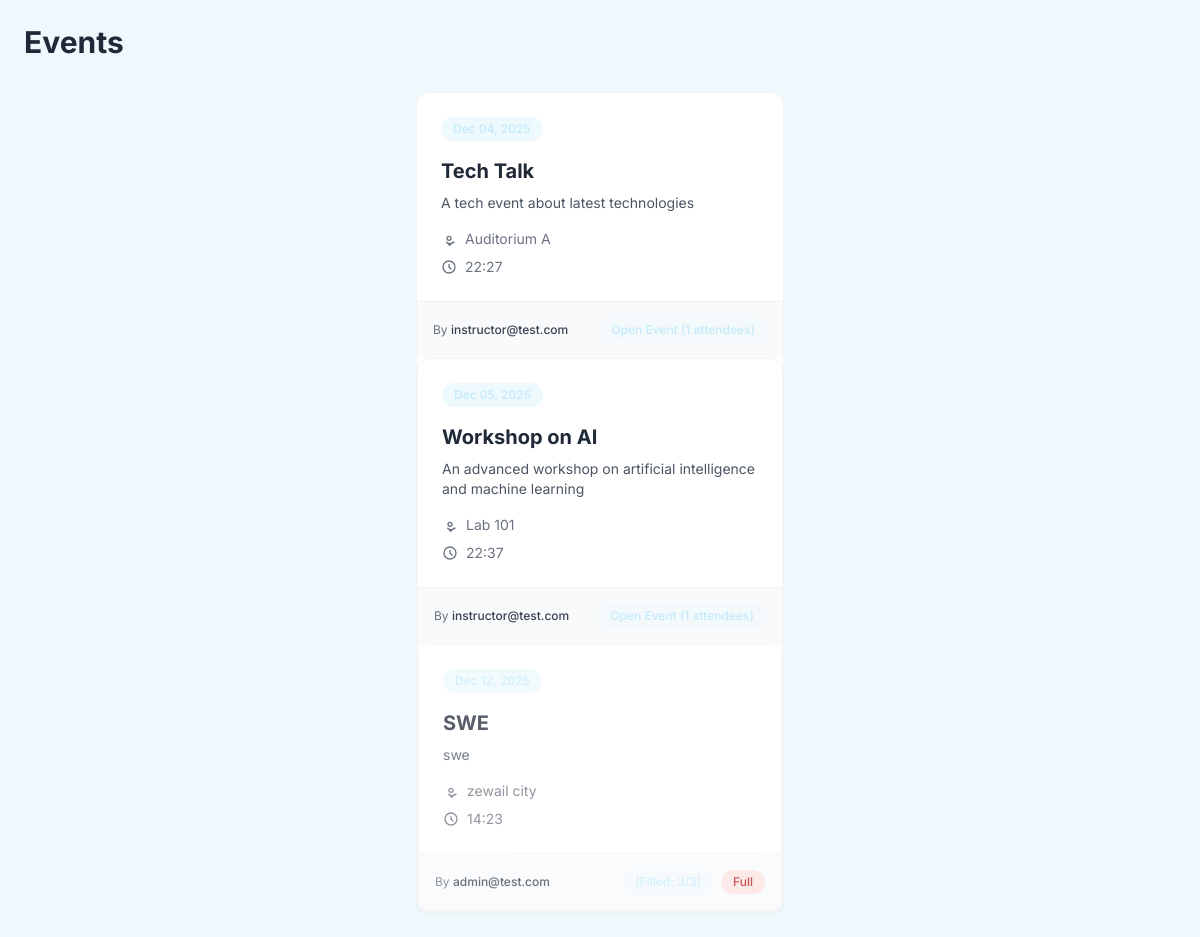
Screenshot of /events/ with the database file from the repository.
### CampusHub/models/event_model.py (models this page shows)
class Event(db.Model):
    __tablename__ = 'events'
    id = db.Column(db.Integer, primary_key=True)
    title = db.Column(db.String(150), nullable=False)
    description = db.Column(db.Text, nullable=False)
    date = db.Column(db.DateTime, nullable=False)
    location = db.Column(db.String(100), nullable=False)
    capacity = db.Column(db.Integer, default=3)
    creator_id = db.Column(db.Integer, db.ForeignKey('users.id'), nullable=False)
    is_approved = db.Column(db.Boolean, default=False)
    created_at = db.Column(db.DateTime, default=db.func.current_timestamp())
    creator = db.relationship('User', backref=db.backref('created_events', lazy='dynamic'))
    attendees = db.relationship('User', secondary=event_registrations, backref=db.backref('registered_events', lazy='dynamic'))
    @property
    def attendee_count(self):
        return len(self.attendees)
    @property
    def is_full(self):
        if self.capacity is None:
            return False
        return self.attendee_count >= self.capacity

### CampusHub/models/user_model.py (models this page shows, shortened)
class User(UserMixin, db.Model):
    __tablename__ = 'users'
    id = db.Column(db.Integer, primary_key=True)
    email = db.Column(db.String(120), index=True, unique=True, nullable=False)
    username = db.Column(db.String(80), nullable=True)
    password_hash = db.Column(db.String(128))
    role = db.Column(db.String(20), default='student') # student, teacher, admin
    is_active = db.Column(db.Boolean, default=True)
    receive_email_notifications = db.Column(db.Boolean, default=True)
    tasks = db.relationship('Task', backref='user', lazy=True)

### CampusHub/controllers/event_controller.py (the view)
@event_bp.route('/')
@event_bp.route('/')
def list_events():
    if current_user.is_authenticated and current_user.role == 'admin':
        events = Event.query.order_by(Event.date.asc()).all()
    else:
        events = Event.query.filter_by(is_approved=True).order_by(Event.date.asc()).all()
    return render_template('event/list.html', events=events)

### CampusHub/controllers/user_controller.py (called while the page is built, shortened)
@user_bp.app_context_processor
def inject_notifications():
    return dict(unread_notifications_count=0, recent_notifications=[])

### CampusHub/templates/event/list.html (shortened to what this page needs)
{% extends "layout.html" %}
{% block content %}
<div class="max-w-7xl mx-auto">
    <div class="flex items-center justify-between mb-8">
        <h1 class="text-3xl font-bold text-gray-800">Events</h1>
    </div>
    {% if events %}
    <div class="grid grid-cols-1 md:grid-cols-2 lg:grid-cols-3 gap-6">
        {% for event in events %}
        {% if not event.is_full or (current_user.is_authenticated and current_user in event.attendees) %}
        <a href="{{ url_for('event.event_details', event_id=event.id) }}" class="block group">
            {% else %}
            <div class="block group opacity-75 cursor-not-allowed">
                {% endif %}
                <div
                    class="bg-white rounded-xl shadow-sm border border-gray-100 overflow-hidden hover:shadow-lg hover:-translate-y-1 transition-all duration-300 flex flex-col h-full">
                    <div class="p-6 flex-1">
                        <div class="flex justify-between items-start mb-4">
                            <span class="px-3 py-1 rounded-full text-xs font-medium bg-lamaSkyLight text-lamaSky">
                                {{ event.date.strftime('%b %d, %Y') }}
                            </span>
                        </div>
                        <h3 class="text-xl font-bold text-gray-800 mb-2 group-hover:text-lamaPurple transition-colors">
                            {{
                            event.title }}</h3>
                        <p class="text-gray-600 text-sm mb-4 line-clamp-3">{{ event.description }}</p>
                        <div class="flex items-center text-gray-500 text-sm mb-2">
                            {{ event.location }}
                        </div>
                        <div class="flex items-center text-gray-500 text-sm">
                            <svg xmlns="http://www.w3.org/2000/svg" class="h-4 w-4 mr-2" fill="none" viewBox="0 0 24 24"
                                stroke="currentColor">
                                <path stroke-linecap="round" stroke-linejoin="round" stroke-width="2"
                                    d="M12 8v4l3 3m6-3a9 9 0 11-18 0 9 9 0 0118 0z" />
                            </svg>
                            {{ event.date.strftime('%H:%M') }}
                        </div>
                    </div>
                    <div class="p-4 bg-gray-50 border-t border-gray-100 flex justify-between items-center">
                        <div class="text-xs text-gray-500">
                            By <span class="font-medium text-gray-700">{{ event.creator.email }}</span>
                        </div>
                        <div class="flex items-center gap-2">
                            <div class="flex items-center gap-2">
                                {% if current_user.is_authenticated and current_user in event.attendees %}
                                <span
                                    class="px-3 py-1 bg-green-100 text-green-700 text-xs rounded-full font-medium">Registered</span>
                                {% else %}
                                {% if event.capacity %}
                                <span class="px-3 py-1 bg-lamaSky/10 text-lamaSky text-xs rounded-full font-medium">
                                </span>
                                {% else %}
                                <span class="px-3 py-1 bg-lamaSky/10 text-lamaSky text-xs rounded-full font-medium">
                                    Open Event ({{ event.attendees|length }} attendees)
                                </span>
                                {% endif %}
                                {% if event.is_full %}
                                <span
                                    class="px-3 py-1 bg-red-100 text-red-700 text-xs rounded-full font-medium">Full</span>
                                {% endif %}
                                {% endif %}
                            </div>
                        </div>
                    </div>
                    {% if not event.is_full or (current_user.is_authenticated and current_user in event.attendees) %}
        </a>
        {% else %}
    </div>
    {% endif %}
    {% endfor %}
</div>
{% endif %}
</div>
{% endblock %}

### CampusHub/templates/layout.html (shortened to what this page needs)
<!DOCTYPE html>
<html lang="en">
<head>
    <script src="https://cdn.tailwindcss.com"></script>
</head>
<body class="bg-gray-100 text-gray-800">
    <div class="flex h-screen overflow-hidden">
        <div class="flex-1 flex flex-col overflow-hidden">
            <main class="flex-1 overflow-x-hidden overflow-y-auto bg-lamaSkyLight p-6">
                {% block content %}{% endblock %}
            </main>
        </div>
    </div>
</body>
</html>

### CampusHub/templates/layout.html (style rules this page uses)
body { font-family: 'Inter', sans-serif; }

### rows the page displays
Event: date "Dec 04, 2025", title "Tech Talk", description "A tech event about latest technologies", location "Auditorium A", date "22:27", creator.email "instructor@test.com", attendees|length "1"
Event: date "Dec 05, 2025", title "Workshop on AI", description "An advanced workshop on artificial intelligence and machine learning", location "Lab 101", date "22:37", creator.email "instructor@test.com", attendees|length "1"
Event: title "SWE", description "swe", location "zewail city", date "14:23", creator.email "admin@test.com", capacity "Full"
